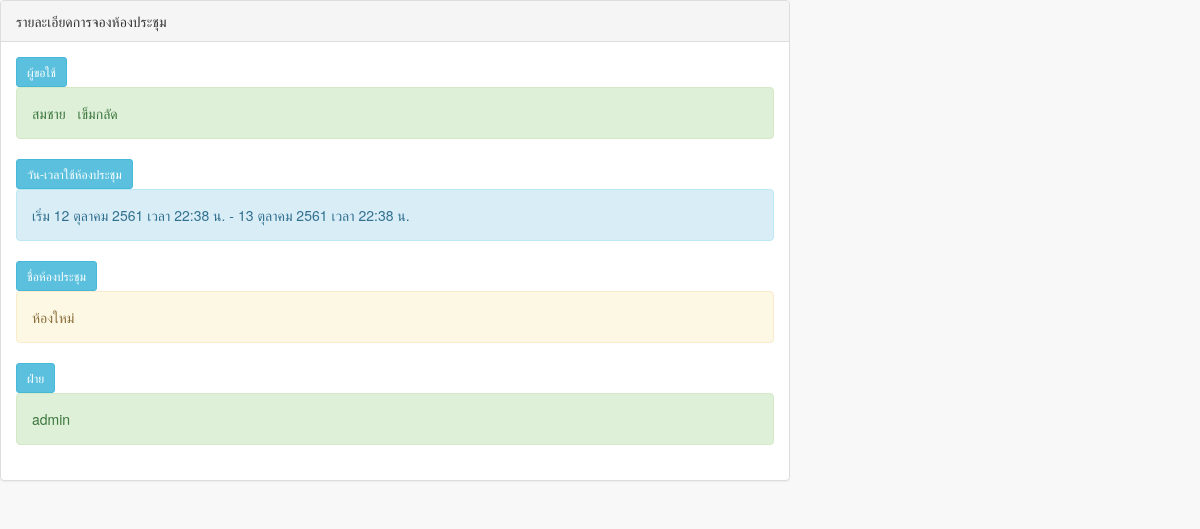
Screenshot of /pages/show2.php?id=1 with the database file from the repository.
### tables this page shows
CREATE TABLE `meeting` (
  `id_Meeting` int(11) NOT NULL COMMENT 'รันออโต้ ไอดีวาระการประชุม',
  `date_S` datetime NOT NULL COMMENT 'วันที่จอง',
  `date_F` datetime NOT NULL COMMENT 'วันที่สิ้นสุด',
  `topics` varchar(200) NOT NULL COMMENT 'หัวข้อเรื่องการประชุม',
  `id_Room` int(5) NOT NULL COMMENT 'ไอดีห้องประชุม จอยเอาชื่อห้องมาแสดง',
  `id_Group` int(5) NOT NULL COMMENT 'ไอดีฝ่าย จอยเอาชื่อกลุ่มฝ่ายมาแสดง',
  `status_M` int(5) NOT NULL COMMENT 'สถานะห้อง จะมี 1=จอง และ 2=ยืนยันการจอง',
  `id_Login` int(5) NOT NULL COMMENT 'ไอดีคนที่ลอกอินเข้ามา จอยเอาชื่อมาแสดงเป็นคนที่จอง'
);

CREATE TABLE `room_meeting` (
  `id_Room` int(11) NOT NULL COMMENT 'รันออโต้ ไอดีห้องประชุม',
  `name_Room` varchar(100) NOT NULL COMMENT 'ชื่อห้องประชุม',
  `capacity` int(20) NOT NULL COMMENT 'ความจุของห้องประชุม จุได้กี่ที่',
  `Size` int(5) DEFAULT NULL COMMENT 'ขนาดห้อง'
);

CREATE TABLE `group` (
  `id_Group` int(11) NOT NULL COMMENT 'รันออโต้ ไอดีกลุ่มฝ่าย',
  `name_Group` varchar(100) NOT NULL COMMENT 'ชื่อกลุ่มฝ่าย'
);

### config/thai_date.php (called while the page is built, shortened)
<?PHP
function thai8($bbb)
	{
		$y3 = substr($bbb,0,4);
		$m2 = substr($bbb,5,2);
		$d2 = substr($bbb,8,2) ;
		$h2 = substr($bbb,10,6);
		$y4=$y3+"543";
	if($m2=="10"){$m2="ตุลาคม";}
		if ($bbb == "")
		{
			return "";
		} else
		{
			return $d2 . "&nbsp;" . $m2 . "&nbsp;" . $y4."&nbspเวลา".$h2." น.";
		}
	}
?>

### pages/show2.php (the view, shortened to what this page needs)
<!DOCTYPE html>
<html lang="en">
<head>
    <link href="../bower_components/bootstrap/dist/css/bootstrap.min.css" rel="stylesheet">
    <link href="../dist/css/sb-admin-2.css" rel="stylesheet">
    <link href="../bower_components/font-awesome/css/font-awesome.min.css" rel="stylesheet" type="text/css">
</head>
<body>
<?php
	$mysqli = connect();
	include '../config/thai_date.php';
	$sql=" SELECT id_Meeting , Fname , Lname , name_Room , name_Group , topics , date_S , date_F , status_M FROM `meeting` LEFT JOIN `login` on  `login`.`id_Login` = `meeting`.`id_Login` LEFT JOIN `group` on `group`.`id_Group` = `meeting`.`id_Group` LEFT JOIN `room_meeting` on `room_meeting`.`id_Room` = `meeting`.`id_Room` WHERE id_Meeting ='".$_GET['id']."' ";
    $result = $mysqli->query($sql);
	$rs=$result->fetch_object();
		 ?>
          <div id="wrapper">
				<div class="row">
				<div class="col-lg-8">
                             <div class="panel panel-default">
                        <div class="panel-heading">
                            รายละเอียดการจองห้องประชุม </div>
                          <div class="panel-body">
                          <button class="btn btn-info btn-sm" > ผู้ขอใช้ </button>
							<div class="alert alert-success">
                                <?php echo $rs->Fname;?> &nbsp; <?php echo $rs->Lname;  ?>
                            </div>
                            <button class="btn btn-info btn-sm" > วัน-เวลาใช้ห้องประชุม</button>
                             <div class="alert alert-info">
                                เริ่ม <?php echo thai8($rs->date_S); ?> - <?php echo thai8($rs->date_F); ?>
                            </div>
                            <button class="btn btn-info btn-sm" >ชื่อห้องประชุม</button>
                            <div class="alert alert-warning">
                                <?php echo $rs->name_Room; ?>
                            </div>
                             <button class="btn btn-info btn-sm" > ฝ่าย </button>
                           <div class="alert alert-success">
                               <?php echo $rs->name_Group; ?>
                            </div>
						</div>
						</div>
					</div>
</div>
</div>
</body></html>

### rows the page displays
meeting: id_Login.Fname "สมชาย", id_Login.Lname "เข็มกลัด", date_S "12 ตุลาคม 2561 เวลา 22:38 น.", date_F "13 ตุลาคม 2561 เวลา 22:38 น.", id_Room.name_Room "ห้องใหม่", id_Group.name_Group "admin"
